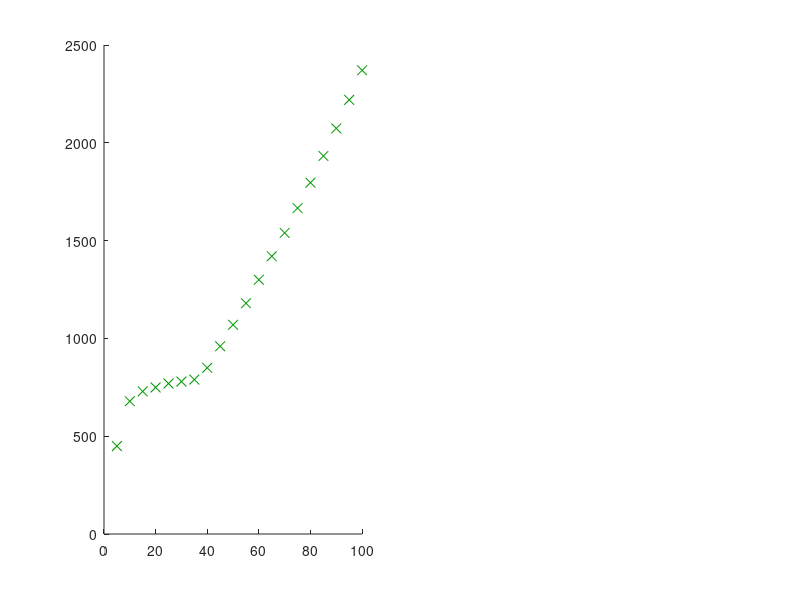

Recreate this plot in MATLAB. (Note: this script raises an error after producing the figure.)
function plot_initialwidth_c
% Function plot_initialwidth plots critical initial width values (computed from functin CriticalInitialWidth) vs different
% parameters.
%
% Last Update: 7/24/2017
%
%--------------------------------------------------------------------------------------------------
format compact
format longG
clear
clf

%------------------------------------------------
load co_data_5000yr; a = dat(:,1)*1000; b = dat(:,2); dtf = dat(:,3); dm = dat(:,4); eqdtf = dat(:,5); eqdm = dat(:,6); conv = dat(:,7);
load co_data_SS_opt; b2 = dat(:,2); dtf2 = dat(:,3); dm2 = dat(:,4);
subplot(1,2,1)
hold on
scatter(a,b2,50,[0, 153, 0]/255,'x')
gscatter(a,b,conv,'kr',[],[],'off')
xlabel('Ocean Concentration (mg/l)')
ylabel('Tidal Flat Width (m)') 
box on

subplot(1,2,2)
hold on
gscatter(a,dtf,eqdtf,'rk',[],[],'off')
gscatter(a,dm,eqdm,'rk',[],[],'off')
scatter(a,dtf2,50,[77, 148, 255]/255,'x')
scatter(a,dm2,50,[255, 153, 51]/255,'+')
plot([0,105],[.7,.7],'k')
text(90,.73,'MSL')
xlabel('Ocean Concentration (mg/l)')
ylabel('Depth (m)') 
box on

%------------------------------------------------
% set(findobj('type','axes'),'fontsize',10)
% h_fig=gcf;
% set(h_fig,'PaperOrientation','portrait')
% set(h_fig,'PaperPosition', [0 0 7 3.5]) % [... ... max_width=7.5 max_height=9]
% tit='equilibrium solutions';
% print(tit,'-dtiff','-r400')
% movefile([tit,'.tif'],'/Users/Callisto/Files/Work/Marsh Model/Results/19 - Unstable Equlibrium Results through Numerical Approach')
% close all